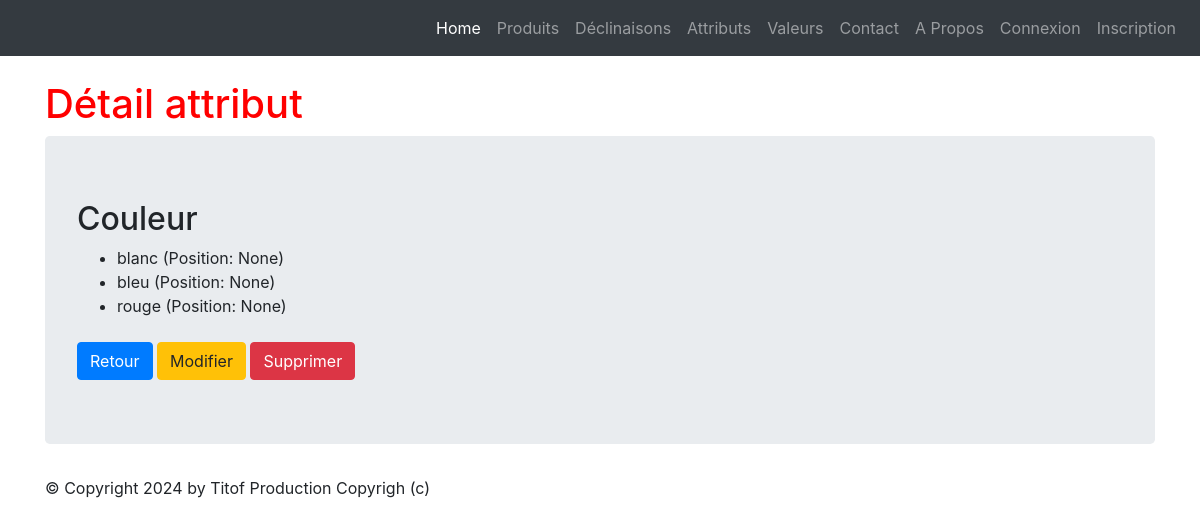
The page /monapp/attribute/1 on the database as committed earlier.
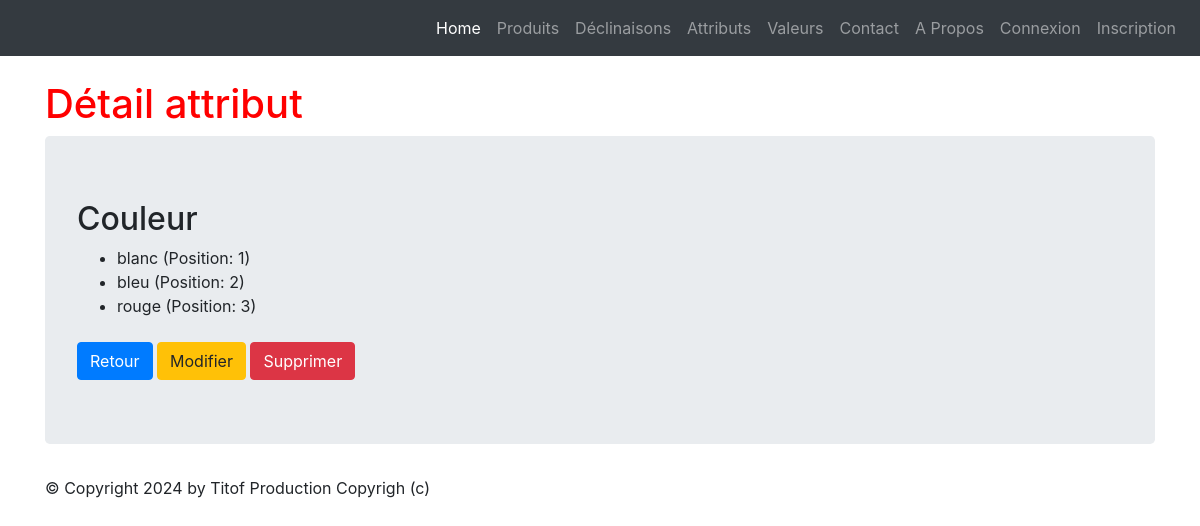
The same page on the database as committed later.
### monapp/models.py (models this page shows, shortened)
class ProductAttributeValue(models.Model):
    class Meta:
        verbose_name = "Valeur attribut"
        ordering = ['position']
    value              = models.CharField(max_length=100)
    product_attribute  = models.ForeignKey('ProductAttribute', verbose_name="Unité", on_delete=models.CASCADE)
    position           = models.PositiveSmallIntegerField("Position", null=True, blank=True)

### monapp/views.py (the view)
# urls.py: path("attribute/<pk>",views.ProductAttributeDetailView.as_view() ,name='attribute-detail'),
class ProductAttributeDetailView(DetailView):
    model = ProductAttribute
    template_name = "monapp/detail_attribute.html"
    context_object_name = "productattribute"
    def get_context_data(self, **kwargs):
        context = super(ProductAttributeDetailView, self).get_context_data(**kwargs)
        context['titremenu'] = "Détail attribut"
        context['values'] = ProductAttributeValue.objects.filter(product_attribute=self.object).order_by('position')
        return context

### templates/monapp/detail_attribute.html (shortened to what this page needs)
{% extends 'monapp/base.html' %}
{% block menu %}
<h1>{{titremenu}}</h1>
{% endblock %}
{% block contenu %}
    <h2>{{ productattribute.name }}</h2>
    <ul>
        {% for value in values %}
            <li>{{ value.value }} (Position: {{ value.position }})</li>
        {% empty %}
            <li>Aucune valeur disponible pour cet attribut.</li>
        {% endfor %}
    </ul>
    <a href="{% url 'attribute-list' %}" class="btn btn-primary mt-2">Retour</a>
    <a href="{% url 'attribute-update' productattribute.id %}" class="btn btn-warning mt-2">Modifier</a>
    <a href="{% url 'attribute-delete' productattribute.id %}" class="btn btn-danger mt-2">Supprimer</a>
{% endblock %}

Rows that differ between the two databases and show on the page:
changed ProductAttributeValue "blanc": position "None" → "1"
changed ProductAttributeValue "bleu": position "None" → "2"
changed ProductAttributeValue "rouge": position "None" → "3"
